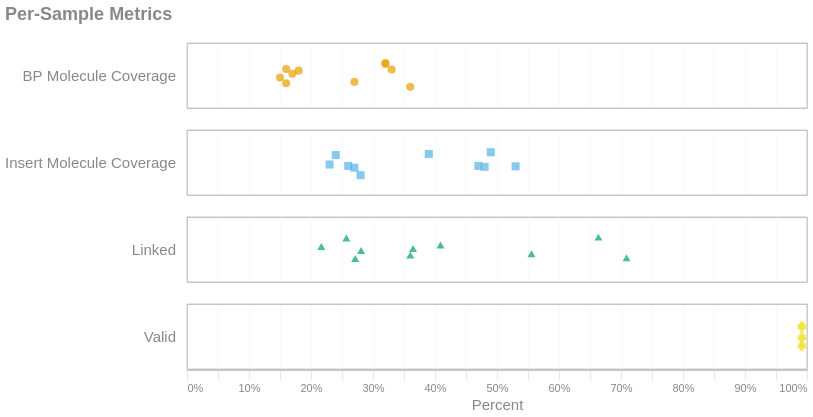

Write notebook code for a chart like this one.
### Markdown cell above
## Sample Information

The chart below is visual representation of some of the common linked-read  metrics that may help assess the success of sample/library preparation. For more details, see the table beneath the visualization and for even more granularity, you can inspect the report generated for each individual sample.

### Code cell
hover = alt.selection_point(
    fields=['Sample'],
    on='pointerover',  
    nearest=False,   
    empty=False
)

stroke_color = (
    alt.when(hover).then(alt.value("magenta"))
    .otherwise(alt.value(None))
)

with SafeRender(aggregate_df):
    (
        alt.Chart(aggregate_df[['Sample', 'Valid', 'Linked', 'Insert Molecule Coverage', 'BP Molecule Coverage']])
        .transform_fold(['Valid', 'Linked', 'Insert Molecule Coverage', 'BP Molecule Coverage'])
        .transform_calculate(jitter="(random() - 0.5) * 0.4")
        .mark_point(size=65)
        .encode(
            x=alt.X('value:Q', title='Percent').scale(domain=[0, 1]).axis(format="%"),
            y=alt.Y('jitter:Q', title=None, axis = None).scale(domain=[-0.5, 0.5]),
            color=alt.Color('key:N', legend = None),
            shape='key:N',
            stroke=stroke_color,
            tooltip=[
                'Sample:N',
                alt.Tooltip('key:N', title="Metric"),
                alt.Tooltip('value:Q', title="", format='.2%')
            ]
        )
        .add_params(hover)
        .properties(width=620, height=65)
        .facet(
            row=alt.Row('key:N', title=None, header=alt.Header(labelOrient='left', labelAngle = 0, labelAlign='left'))
        )
        .resolve_scale(y='independent')
        .properties(
            title=alt.Title('Per-Sample Metrics'),
            usermeta={'embedOptions': {'downloadFileName': 'alignments.per.sample'}}
        )
        .configure_legend(orient="top")
        .configure_view(stroke="#888888", strokeWidth=0.7)
    ).display()

### Figure 1 — Vega-Lite specification as saved in the notebook (floating-point values rounded to 4 significant figures)
{"width": "container", "height": 400, "config": {"title": {"anchor": "start", "dy": -15, "fontSize": 18, "color": "#888888", "subtitleColor": "#888888", "subtitleFontSize": 14}, "arc": {"fill": "#0072B2"}, "axis": {"domainColor": "#888888", "domainWidth": 0.5, "gridWidth": 0.2, "grid": false, "titleFontWeight": 400, "titleFontSize": 15, "labelFontSize": 11, "labelColor": "#888888", "tickColor": "#888888", "tickWidth": 0.2, "titleColor": "#888888"}, "axisBand": {"grid": false}, "axisX": {"grid": true, "tickSize": 10, "domainCap": "round"}, "axisY": {"domain": false, "grid": true, "tickSize": 0, "domainCap": "round"}, "background": "transparent", "header": {"labelFontSize": 15, "labelColor": "#888888", "titleFontSize": 15, "titleFontWeight": 600, "titleColor": "#888888"}, "legend": {"labelFont": "sans-serif", "labelFontSize": 12, "labelColor": "#888888", "symbolSize": 100, "symbolType": "circle", "titleFontSize": 12, "titlePadding": 10, "titleColor": "#888888", "title": null, "orient": "top"}, "range": {"category": ["#E69F00", "#56B4E9", "#009E73", "#F0E442", "#0072B2", "#D55E00", "#CC79A7", "#000000"], "diverging": ["#cfe8f3", "#a2d4ec", "#73bfe2", "#46abdb", "#1696d2", "#12719e"]}, "area": {"fill": "#0072B2", "fillOpacity": 0.7, "line": true, "strokeOpacity": 0.7}, "line": {"color": "#0072B2", "stroke": "#0072B2", "strokeWidth": 2}, "trail": {"color": "#0072B2", "stroke": "#0072B2", "strokeWidth": 0, "size": 1}, "point": {"filled": true}, "text": {"color": "#888888", "fontSize": 11, "align": "right", "fontWeight": 400, "size": 11}, "bar": {"fill": "#0072B2", "stroke": null}, "view": {"stroke": "#888888", "continuousWidth": 660, "continuousHeight": 400, "strokeWidth": 0.7}}, "data": {"name": "data-eb0b7fa9f161b322e25eaf71a97f7c45"}, "facet": {"row": {"field": "key", "header": {"labelAlign": "left", "labelAngle": 0, "labelOrient": "left"}, "title": null, "type": "nominal"}}, "spec": {"mark": {"type": "point", "size": 65}, "encoding": {"color": {"field": "key", "legend": null, "type": "nominal"}, "shape": {"field": "key", "type": "nominal"}, "stroke": {"condition": [{"param": "param_c76acd101b57d8b0", "value": "magenta", "empty": false}], "value": null}, "tooltip": [{"field": "Sample", "type": "nominal"}, {"field": "key", "title": "Metric", "type": "nominal"}, {"field": "value", "format": ".2%", "title": "", "type": "quantitative"}], "x": {"axis": {"format": "%"}, "field": "value", "scale": {"domain": [0, 1]}, "title": "Percent", "type": "quantitative"}, "y": {"axis": null, "field": "jitter", "scale": {"domain": [-0.5, 0.5]}, "title": null, "type": "quantitative"}}, "height": 65, "name": "view_fcb46ba878311333_0", "transform": [{"fold": ["Valid", "Linked", "Insert Molecule Coverage", "BP Molecule Coverage"]}, {"calculate": "(random() - 0.5) * 0.4", "as": "jitter"}], "width": 620}, "params": [{"name": "param_c76acd101b57d8b0", "select": {"type": "point", "fields": ["Sample"], "nearest": false, "on": "pointerover"}, "views": ["view_fcb46ba878311333_0"]}], "resolve": {"scale": {"y": "independent"}}, "title": {"text": "Per-Sample Metrics"}, "usermeta": {"embedOptions": {"downloadFileName": "alignments.per.sample"}}, "$schema": "https://vega.github.io/schema/vega-lite/v6.4.1.json", "datasets": {"data-eb0b7fa9f161b322e25eaf71a97f7c45": [{"Sample": "01-1-HQ1-bead5-DNA1p5-MEB10-10486428-23H72MLT3-L3_trimmed", "Valid": 0.9917, "Linked": 0.7089, "Insert Molecule Coverage": 0.24, "BP Molecule Coverage": 0.16}, {"Sample": "02-2-HQ2-bead5-DNA1p5-MEB10-10486428-23H72MLT3-L3_trimmed", "Valid": 0.9917, "Linked": 0.6636, "Insert Molecule Coverage": 0.23, "BP Molecule Coverage": 0.15}, {"Sample": "03-3-PD-bead5-DNA1p5-MEB10-10486428-23H72MLT3-L3_trimmed", "Valid": 0.9917, "Linked": 0.5556, "Insert Molecule Coverage": 0.39, "BP Molecule Coverage": 0.27}, {"Sample": "04-5-PD-bead10-DNA1p5-MEB10-10486428-23H72MLT3-L3_trimmed", "Valid": 0.9918, "Linked": 0.3602, "Insert Molecule Coverage": 0.27, "BP Molecule Coverage": 0.17}, {"Sample": "05-6-VD-bead5-DNA1p5-MEB10-10486428-23H72MLT3-L3_trimmed", "Valid": 0.9917, "Linked": 0.2571, "Insert Molecule Coverage": 0.49, "BP Molecule Coverage": 0.33}, {"Sample": "06-20-PD-bead10-DNA3-MEB5-10486428-23H72MLT3-L3_trimmed", "Valid": 0.9917, "Linked": 0.3646, "Insert Molecule Coverage": 0.26, "BP Molecule Coverage": 0.16}, {"Sample": "07-21-PD-bead10-DNA1p5-MEB5-10486428-23H72MLT3-L3_trimmed", "Valid": 0.9918, "Linked": 0.4089, "Insert Molecule Coverage": 0.28, "BP Molecule Coverage": 0.18}, {"Sample": "08-22-VD-bead5-DNA1p5-MEB5-10486428-23H72MLT3-L3_trimmed", "Valid": 0.9916, "Linked": 0.2713, "Insert Molecule Coverage": 0.53, "BP Molecule Coverage": 0.36}, {"Sample": "09-23-VD-bead10-DNA3-MEB5-10486428-23H72MLT3-L3_trimmed", "Valid": 0.9918, "Linked": 0.2167, "Insert Molecule Coverage": 0.48, "BP Molecule Coverage": 0.32}, {"Sample": "10-24-VD-bead10-DNA1p5-MEB5-10486428-23H72MLT3-L3_trimmed", "Valid": 0.9918, "Linked": 0.2807, "Insert Molecule Coverage": 0.47, "BP Molecule Coverage": 0.32}]}}
